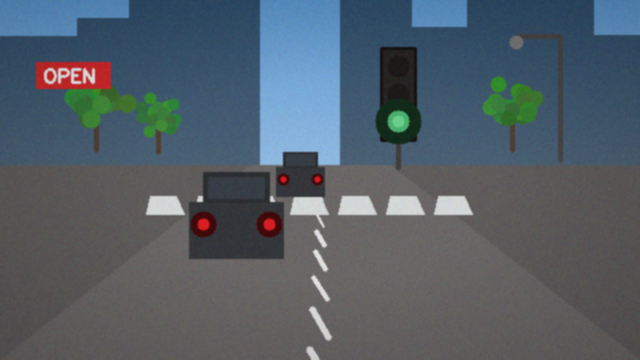
#> input picture pkg_tl1/img/tl_day_green.png, 640 x 360 px
$ python 02_inrange.py
#> lines starting #> are read from the running program, lines starting #| are printed output that depends on the picture
### pkg_tl1/common.py
"""공통 도우미 — 신호등 인식 실습 패키지 (1~3차시 공용)

경로, 입출력, 처리 함수를 모아 둔 제공 코드입니다.
학생이 수정할 필요는 없습니다.

headless 환경(서버·CI)에서 창 없이 확인만 하려면
환경변수 CV_HEADLESS=1 을 설정하고 실행합니다.
"""
import os
from pathlib import Path
import cv2
import numpy as np

ROOT = Path(__file__).resolve().parent
IMG = ROOT / "img"
OUT = ROOT / "output"
EXPECTED = ROOT / "expected"
OUT.mkdir(exist_ok=True)

HEADLESS = os.environ.get("CV_HEADLESS") == "1"

if HEADLESS:
    # 창을 띄울 수 없는 환경(서버·자동 채점)에서 GUI 호출을 무시합니다.
    # 학생용 코드는 순수 OpenCV 호출 그대로 두고, 여기서만 막습니다.
    cv2.namedWindow = lambda *a, **k: None
    cv2.createTrackbar = lambda *a, **k: None
    cv2.getTrackbarPos = lambda *a, **k: 0
    cv2.setMouseCallback = lambda *a, **k: None
    cv2.destroyAllWindows = lambda *a, **k: None
    cv2.imshow = lambda *a, **k: None


# ── 입출력 ────────────────────────────────────────────────
def load(name, gray=False):
    """img 폴더의 사진을 읽습니다. 실패하면 바로 알려 줍니다."""
    path = IMG / name
    img = cv2.imread(str(path), cv2.IMREAD_COLOR)
    if img is None:
        raise SystemExit(f"[오류] 사진을 열지 못했습니다: {path}")
    # 흑백은 항상 cvtColor 로 만듭니다. imread 의 흑백 모드와 값이 미세하게 다릅니다.
    return cv2.cvtColor(img, cv2.COLOR_BGR2GRAY) if gray else img


# [39 lines left out: functions open_video, frame_of, make_writer, not called in this run]


def save(name, img):
    """output 폴더에 저장하고 경로를 출력합니다."""
    path = OUT / name
    cv2.imwrite(str(path), img)
    print(f"[저장] {path}")
    return path


def show(title, img):
    """headless 환경에서는 창을 띄우지 않습니다."""
    if not HEADLESS:
        cv2.imshow(title, img)


_TICK = [0]


def wait(delay=0):
    """headless 환경에서는 키 입력이 없는 것으로 보고 즉시 반환합니다.
    무한 루프도 끝나도록 140번째 호출부터는 q 를 누른 것으로 처리합니다."""
    if HEADLESS:
        _TICK[0] += 1
        return ord("q") if _TICK[0] > 140 else 255
    return cv2.waitKey(delay) & 0xFF


def close():
    if not HEADLESS:
        cv2.destroyAllWindows()


def nothing(value):
    pass


# [4 lines left out: function stats, not called in this run]


def grid(cells, cols=2, size=(320, 180)):
    """결과들을 격자로 이어 붙여 한 장으로 만듭니다."""
    cw, ch = size
    cells = [c if c.ndim == 3 else cv2.cvtColor(c, cv2.COLOR_GRAY2BGR) for c in cells]
    rows = []
    for i in range(0, len(cells), cols):
        rows.append(np.hstack([cv2.resize(c, (cw, ch)) for c in cells[i:i + cols]]))
    return np.vstack(rows)


def tag(img, text, color=(255, 255, 255)):
    """결과 위에 영문 라벨을 얹습니다 (한글은 기본 글꼴로 표시되지 않습니다)."""
    out = img.copy()
    cv2.putText(out, text, (10, 26), cv2.FONT_HERSHEY_SIMPLEX, 0.62, (0, 0, 0), 4, cv2.LINE_AA)
    cv2.putText(out, text, (10, 26), cv2.FONT_HERSHEY_SIMPLEX, 0.62, color, 1, cv2.LINE_AA)
    return out


# ── 처리 함수 (이미지와 프레임에 똑같이 사용) ────────────────
# ── 신호등 색 범위 ────────────────────────────────────────
# 수업에서 실제로 재서 정한 값입니다. 영상이 바뀌면 다시 재야 합니다.
RANGES = {
    "red":    [((0, 120, 120), (10, 255, 255)),        # H 가 0 에서 끊기므로
               ((170, 120, 120), (179, 255, 255))],    # 범위가 둘입니다
    "yellow": [((18, 120, 150), (35, 255, 255))],
    "green":  [((60, 90, 120), (90, 255, 255))],
}
# 전구를 둘러싼 21 x 21 영역 (합성 장면에서 전구 위치는 고정되어 있습니다)
LAMP_BOXES = {
    "red":    (slice(56, 77), slice(388, 409)),
    "yellow": (slice(84, 105), slice(388, 409)),
    "green":  (slice(111, 132), slice(388, 409)),
}


def to_hsv(img):
    """BGR 영상을 HSV 로 바꿉니다."""
    return cv2.cvtColor(img, cv2.COLOR_BGR2HSV)


# [9 lines left out: function color_mask, not called in this run]


def count(mask):
    """마스크에서 흰 화소의 개수."""
    return int(cv2.countNonZero(mask))


def lamp_count(mask, color="red"):
    """해당 전구 영역(21 x 21) 안에서만 센 화소 수. 배경의 가짜를 뺀 값입니다."""
    return int(cv2.countNonZero(mask[LAMP_BOXES[color]]))


def pixel_hsv(img, x, y):
    """한 점의 HSV 를 (H, S, V) 로 돌려줍니다. 순서가 [y, x] 인 점에 주의."""
    return tuple(int(v) for v in to_hsv(img)[y, x])


def apply_mask(img, mask):
    """마스크가 흰 곳만 원본에서 남깁니다."""
    return cv2.bitwise_and(img, img, mask=mask)

### pkg_tl1/starter/02_inrange.py
"""미션 2 (20분) — inRange 로 초록과 노랑 찾기"""
import sys, cv2, numpy as np
sys.path.insert(0, str(__import__("pathlib").Path(__file__).resolve().parent.parent))
import common as C


green_img = C.load("tl_day_green.png")
#> in load, img is the input picture: shape (360, 640, 3); mean B, G, R 103.4, 93.8, 83.2
yellow_img = C.load("tl_day_yellow.png")
#> call 2 of load, with name = 'tl_day_yellow.png', gray = False
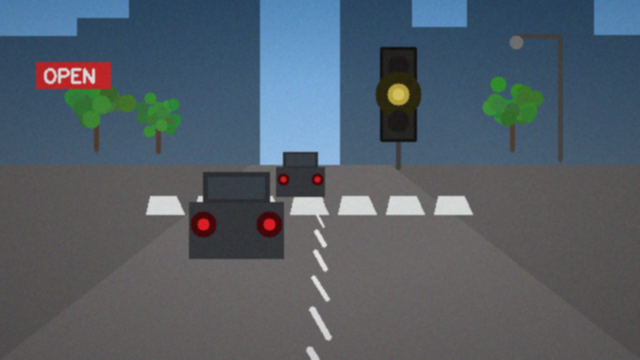
#> input picture pkg_tl1/img/tl_day_yellow.png, 640 x 360 px
#> in load, img is the input picture: shape (360, 640, 3); mean B, G, R 103.3, 93.8, 83.5

hsv_g = cv2.cvtColor(green_img, cv2.COLOR_BGR2HSV)
#> hsv_g: shape (360, 640, 3); mean H, S, V 89.5, 61.3, 108.2
hsv_y = cv2.cvtColor(yellow_img, cv2.COLOR_BGR2HSV)
#> hsv_y: shape (360, 640, 3); mean H, S, V 90, 61.3, 108.2

# TODO 1) 초록 범위 H 60~90, S 90 이상, V 120 이상으로 마스크를 만드세요
gmask = np.zeros(hsv_g.shape[:2], np.uint8)

# TODO 2) 노랑 범위 H 18~35, S 120 이상, V 150 이상으로 마스크를 만드세요
ymask = np.zeros(hsv_y.shape[:2], np.uint8)

print("노랑 마스크", cv2.countNonZero(ymask), "화소")
#| 노랑 마스크 0 화소
#> ymask: shape (360, 640); every value is 0
print("초록 마스크", cv2.countNonZero(gmask), "화소")
#| 초록 마스크 0 화소

result = C.grid([C.tag(yellow_img, "yellow lamp"), C.tag(ymask, "YELLOW mask"),
                 C.tag(green_img, "green lamp"), C.tag(gmask, "GREEN mask")],
                cols=2, size=(320, 180))
#> call 4 of tag, with text = 'GREEN mask', color = (255, 255, 255)
#> in tag (call 4), `cv2.putText(out, text, (10, 26), cv2.FONT_HERSHEY_SIMPLEX, 0.62, color..`:
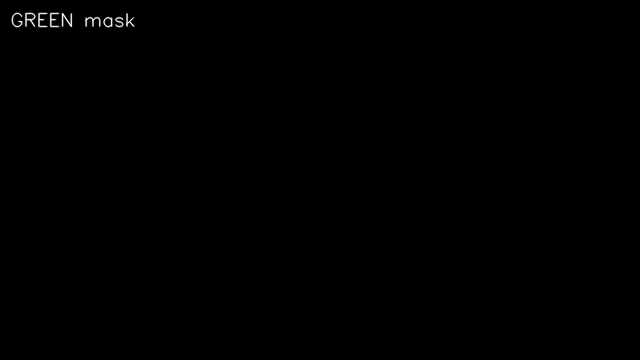
#> out: shape (360, 640); min 0, max 255, mean 0.4
#> in grid, `cw, ch = size`: cw = 320; ch = 180
#> in grid, `cells = [c if c.ndim == 3 else cv2.cvtColor(c, cv2.COLOR_GRAY2BGR) for..`: cells = 4 items
#> the loop in grid, `for i in range(0, len(cells), cols):` made 2 passes
#> after the loop in grid, `for i in range(0, len(cells), cols):`: rows = 2 items
#> in grid, `return np.vstack(rows)`:
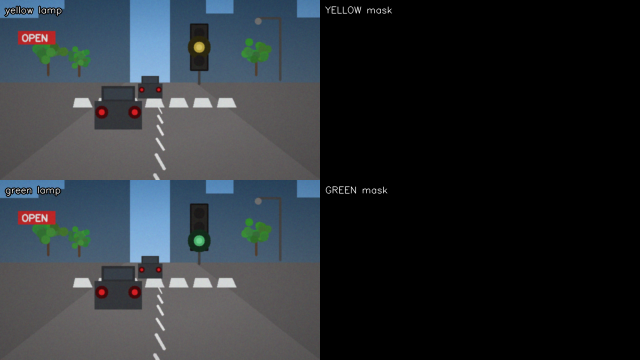
#> returned value: shape (360, 640, 3); mean of channels 0, 1, 2 51.7, 47, 41.9; drawn as B, G, R
C.show("INRANGE", result)
C.wait(0)
#> (key q is pressed here)
C.close()
C.save("02_inrange.png", result)
